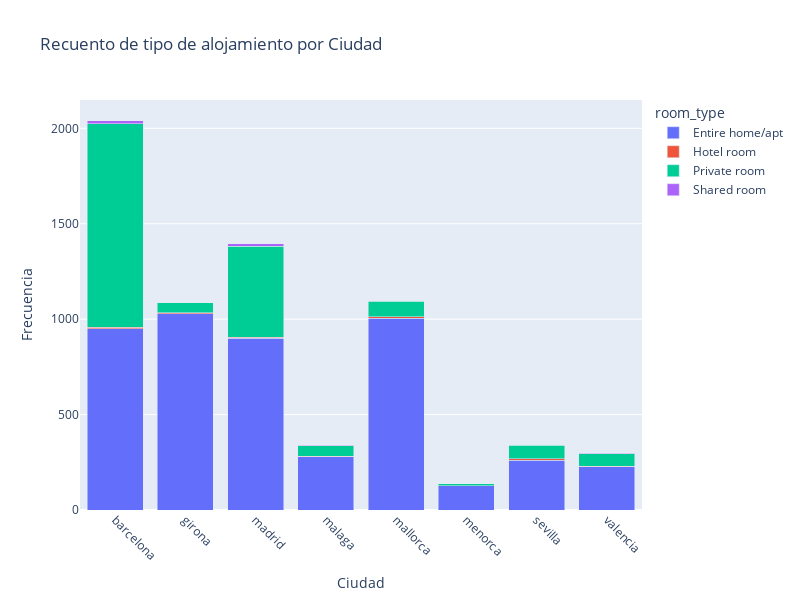

Source (notebook cell):
### Markdown cell above
Recuento tipo de alojamiento por Ciudad

### Code cell
# Agrupar por 'city' y 'room_type' para obtener el conteo
room_city_count = df_us.groupby(['city', 'room_type']).size().reset_index(name='count')

# Crear el gráfico de barras apiladas
fig = px.bar(room_city_count, x='city', y='count', color='room_type', 
             title='Recuento de tipo de alojamiento por Ciudad', 
             labels={'city': 'City'}, 
             height=600, barmode='stack')

# Configurar el gráfico
fig.update_layout(xaxis_title='Ciudad', yaxis_title='Frecuencia', xaxis_tickangle=45)
fig.update_layout(width=800, height=600)

fig.show()

### Figure 1 — Plotly figure (JSON) as saved in the notebook; plotly's stock layout.template omitted (floating-point values rounded to 4 significant figures)
{"data": [{"hovertemplate": "room_type=Entire home/apt<br>City=%{x}<br>count=%{y}<extra></extra>", "legendgroup": "Entire home/apt", "marker": {"color": "#636efa", "pattern": {"shape": ""}}, "name": "Entire home/apt", "orientation": "v", "showlegend": true, "textposition": "auto", "type": "bar", "x": ["barcelona", "girona", "madrid", "malaga", "mallorca", "menorca", "sevilla", "valencia"], "xaxis": "x", "y": [950, 1029, 901, 278, 1006, 128, 262, 226], "yaxis": "y"}, {"hovertemplate": "room_type=Hotel room<br>City=%{x}<br>count=%{y}<extra></extra>", "legendgroup": "Hotel room", "marker": {"color": "#EF553B", "pattern": {"shape": ""}}, "name": "Hotel room", "orientation": "v", "showlegend": true, "textposition": "auto", "type": "bar", "x": ["barcelona", "girona", "madrid", "malaga", "mallorca", "sevilla", "valencia"], "xaxis": "x", "y": [7, 4, 5, 3, 7, 7, 2], "yaxis": "y"}, {"hovertemplate": "room_type=Private room<br>City=%{x}<br>count=%{y}<extra></extra>", "legendgroup": "Private room", "marker": {"color": "#00cc96", "pattern": {"shape": ""}}, "name": "Private room", "orientation": "v", "showlegend": true, "textposition": "auto", "type": "bar", "x": ["barcelona", "girona", "madrid", "malaga", "mallorca", "menorca", "sevilla", "valencia"], "xaxis": "x", "y": [1066, 52, 475, 55, 80, 10, 71, 66], "yaxis": "y"}, {"hovertemplate": "room_type=Shared room<br>City=%{x}<br>count=%{y}<extra></extra>", "legendgroup": "Shared room", "marker": {"color": "#ab63fa", "pattern": {"shape": ""}}, "name": "Shared room", "orientation": "v", "showlegend": true, "textposition": "auto", "type": "bar", "x": ["barcelona", "madrid", "malaga", "mallorca", "sevilla", "valencia"], "xaxis": "x", "y": [18, 15, 3, 3, 1, 3], "yaxis": "y"}], "layout": {"barmode": "stack", "height": 600, "legend": {"title": {"text": "room_type"}, "tracegroupgap": 0}, "title": {"text": "Recuento de tipo de alojamiento por Ciudad"}, "width": 800, "xaxis": {"anchor": "y", "domain": [0, 1], "tickangle": 45, "title": {"text": "Ciudad"}}, "yaxis": {"anchor": "x", "domain": [0, 1], "title": {"text": "Frecuencia"}}}}
